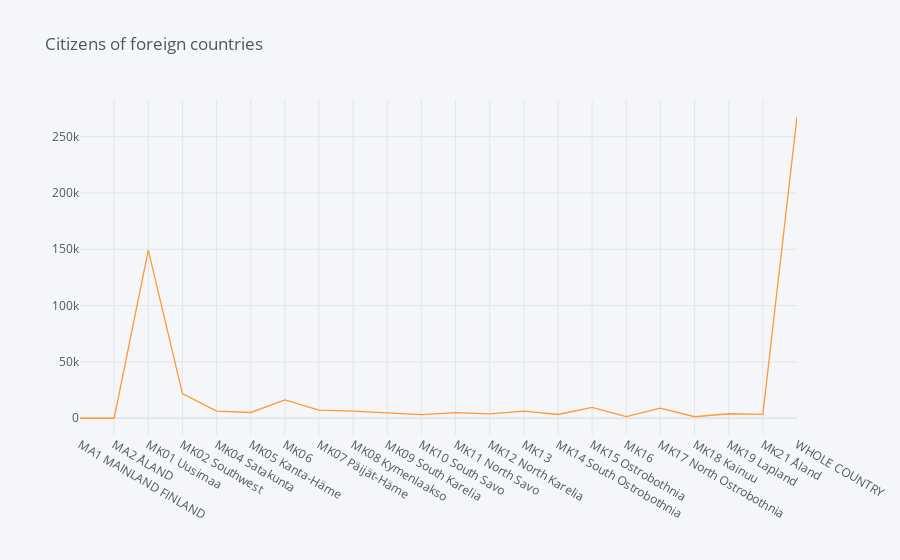

This figure's notebook cell:
### Markdown cell above
Using loc[ ] to see the citizens of foreign countries for Uusimaa region for all the years.

### Code cell
# Plotting the graph to see the trend of foreigners coming to Uusimaa region.
grouped1.loc["Citizens of foreign countries",2019].iplot(title='Citizens of foreign countries')

### Figure 1 — Plotly figure (JSON) as saved in the notebook; plotly's stock layout.template omitted (floating-point values rounded to 4 significant figures)
{"data": [{"line": {"color": "rgba(255, 153, 51, 1.0)", "dash": "solid", "shape": "linear", "width": 1.3}, "mode": "lines", "name": "2019", "text": "", "type": "scatter", "x": ["MA1 MAINLAND FINLAND", "MA2 ÅLAND", "MK01 Uusimaa", "MK02 Southwest", "MK04 Satakunta", "MK05 Kanta-Häme", "MK06", "MK07 Päijät-Häme", "MK08 Kymenlaakso", "MK09 South Karelia", "MK10 South Savo", "MK11 North Savo", "MK12 North Karelia", "MK13", "MK14 South Ostrobothnia", "MK15 Ostrobothnia", "MK16", "MK17 North Ostrobothnia", "MK18 Kainuu", "MK19 Lapland", "MK21 Åland", "WHOLE COUNTRY"], "y": [0, 0, 149253, 21913, 6280, 5118, 16329, 7134, 6270, 4785, 3180, 5050, 3909, 6309, 3344, 9634, 1447, 8908, 1357, 3988, 3421, 267629]}], "layout": {"legend": {"bgcolor": "#F5F6F9", "font": {"color": "#4D5663"}}, "paper_bgcolor": "#F5F6F9", "plot_bgcolor": "#F5F6F9", "title": {"font": {"color": "#4D5663"}, "text": "Citizens of foreign countries"}, "xaxis": {"gridcolor": "#E1E5ED", "showgrid": true, "tickfont": {"color": "#4D5663"}, "title": {"font": {"color": "#4D5663"}, "text": ""}, "zerolinecolor": "#E1E5ED"}, "yaxis": {"gridcolor": "#E1E5ED", "showgrid": true, "tickfont": {"color": "#4D5663"}, "title": {"font": {"color": "#4D5663"}, "text": ""}, "zerolinecolor": "#E1E5ED"}}}
